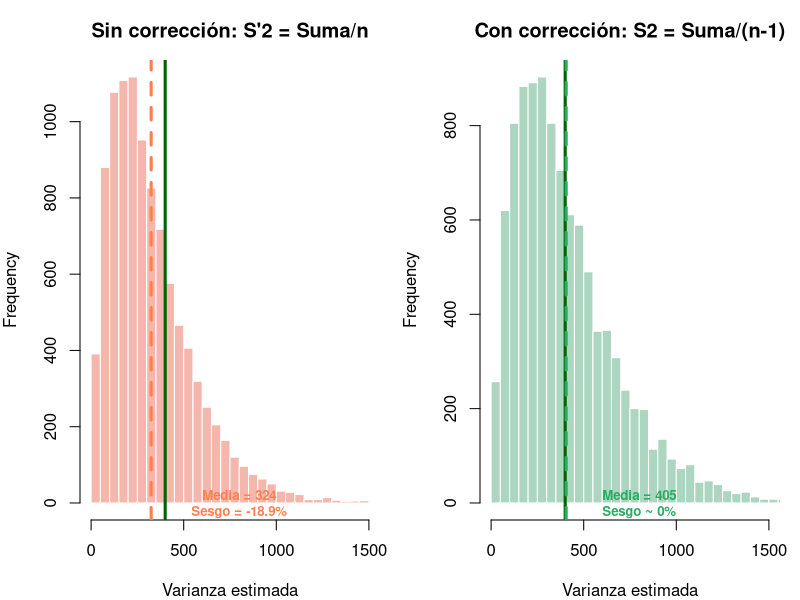
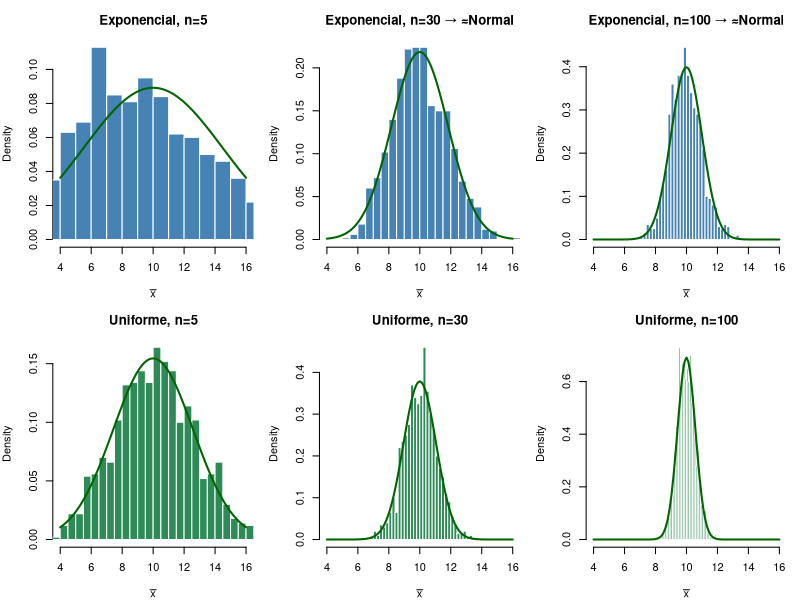
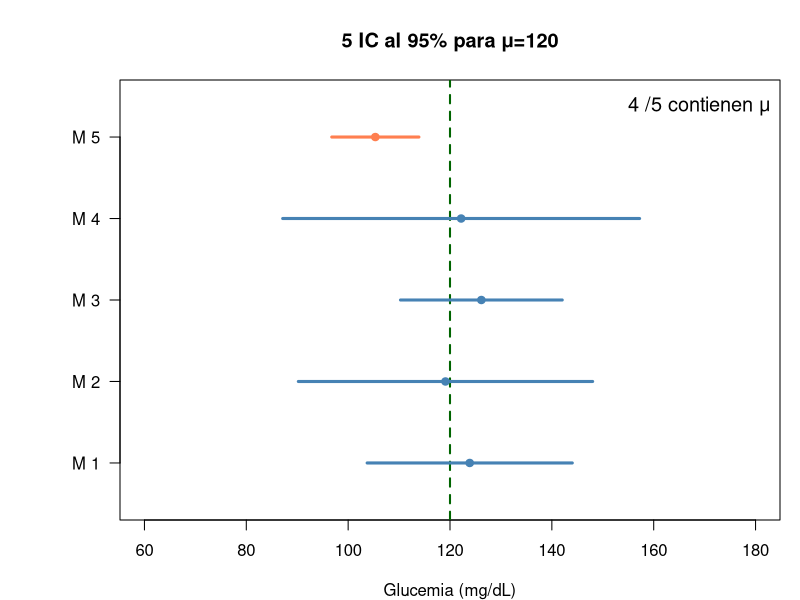
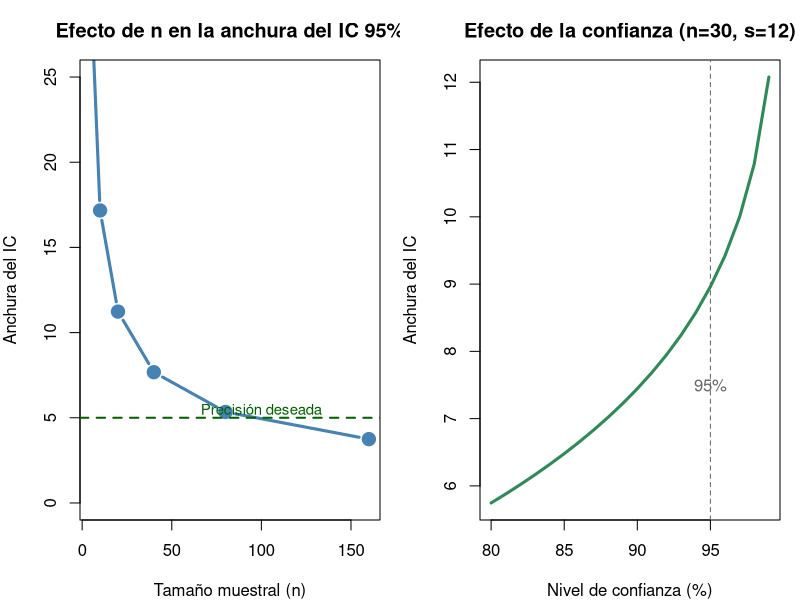
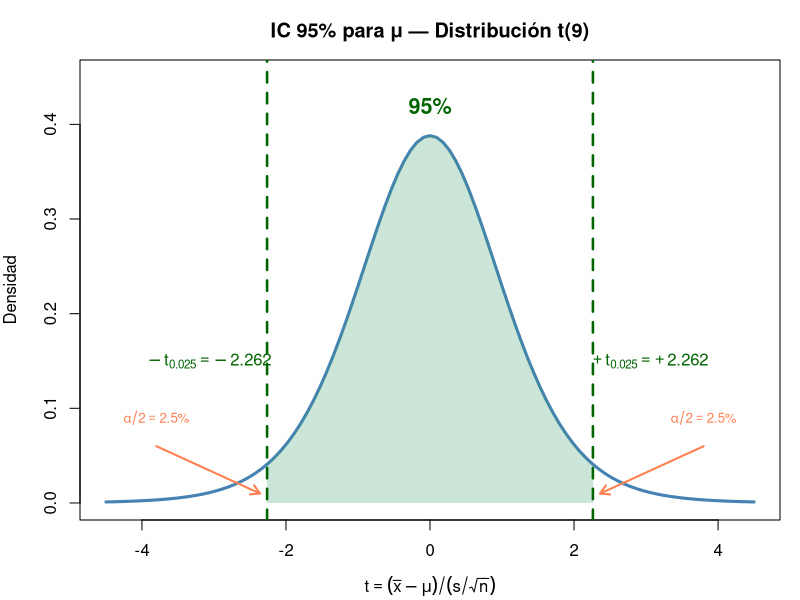
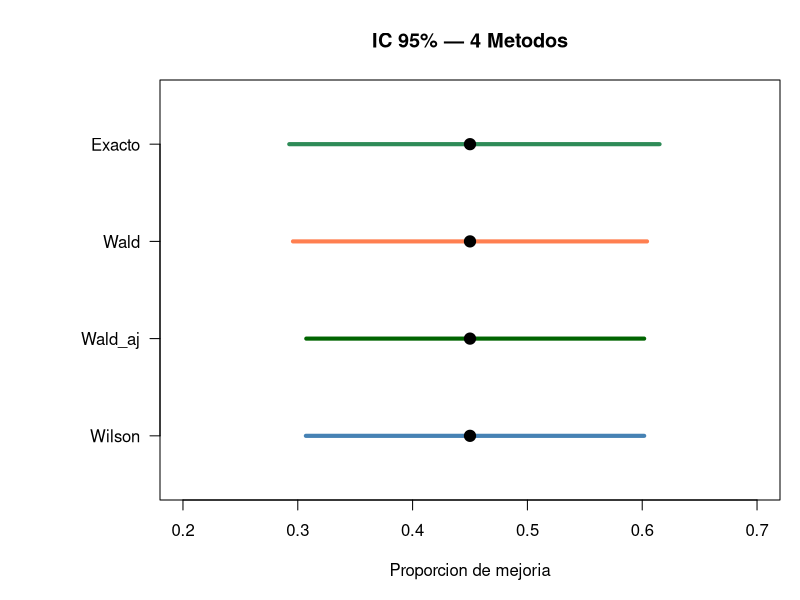
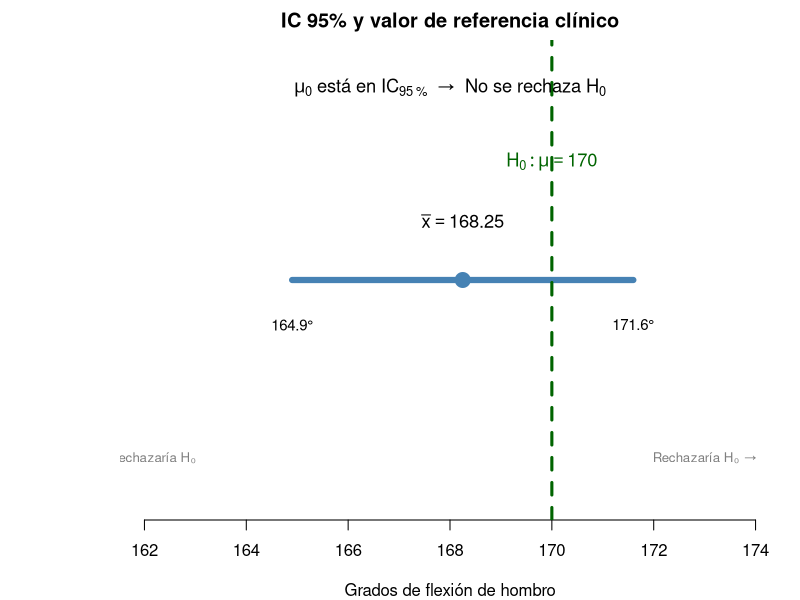
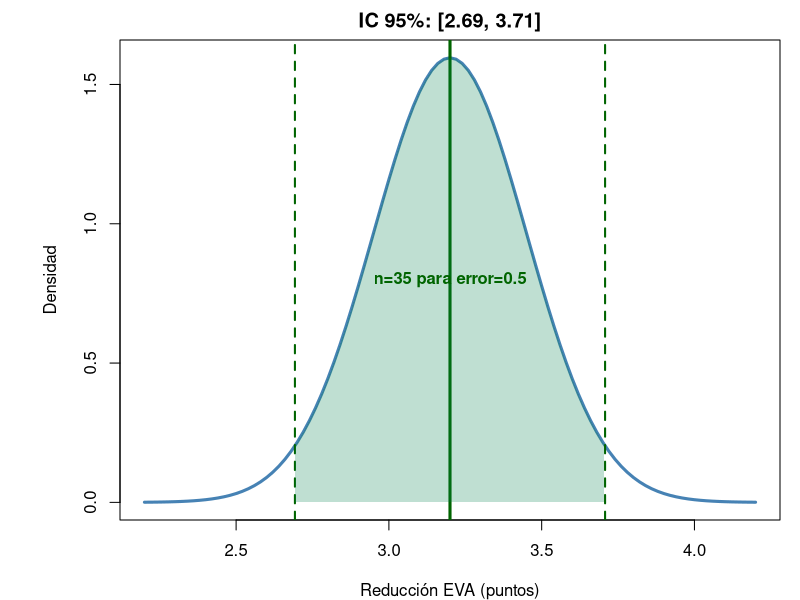

Write R code to recreate these figures, in order.
## ---- chunk 1
#| fig-height: 5
set.seed(42)
n <- 5; sigma2 <- 400; Nsim <- 10000
S2_prime <- replicate(Nsim, {x <- rnorm(n, 150, sqrt(sigma2)); sum((x-mean(x))^2)/n})
S2_correct <- S2_prime * n/(n-1)  # S² = S'² × n/(n-1)

par(mfrow=c(1,2), mar=c(4,4,3,1))
hist(S2_prime, col=rgb(0.9,0.3,0.2,0.4), border="white", breaks=40,
     main="Sin corrección: S'2 = Suma/n",
     xlab="Varianza estimada", xlim=c(0,1500))
abline(v=sigma2, col="darkgreen", lwd=3); abline(v=mean(S2_prime), col="coral", lwd=3, lty=2)
text(800, 0.003, paste0("Media = ",round(mean(S2_prime),0),"\nSesgo = -",round(100*(1-mean(S2_prime)/sigma2),1),"%"),
     col="coral", font=2, cex=0.8)

hist(S2_correct, col=rgb(0.2,0.6,0.4,0.4), border="white", breaks=40,
     main="Con corrección: S2 = Suma/(n-1)",
     xlab="Varianza estimada", xlim=c(0,1500))
abline(v=sigma2, col="darkgreen", lwd=3); abline(v=mean(S2_correct), col="#27ae60", lwd=3, lty=2)
text(800, 0.003, paste0("Media = ",round(mean(S2_correct),0),"\nSesgo ~ 0%"),
     col="#27ae60", font=2, cex=0.8)
par(mfrow=c(1,1))
## ---- chunk 2
#| fig-height: 5.2
par(mfrow=c(2,3), mar=c(4,4,3,1)); set.seed(123)
for(n in c(5, 30, 100)){
  medias <- replicate(1000, mean(rexp(n, rate=1/10)))
  hist(medias, col="steelblue", border="white", breaks=30, freq=FALSE,
       main=paste0("Exponencial, n=", n, if(n>=30){" → ≈Normal"}else{""}),
       xlab=expression(bar(x)), xlim=c(4,16))
  curve(dnorm(x, 10, 10/sqrt(n)), add=T, col="darkgreen", lwd=2)
}
for(n in c(5, 30, 100)){
  medias <- replicate(1000, mean(runif(n, 0, 20)))
  hist(medias, col="seagreen", border="white", breaks=30, freq=FALSE,
       main=paste0("Uniforme, n=", n), xlab=expression(bar(x)), xlim=c(4,16))
  curve(dnorm(x, 10, sqrt((20^2/12)/n)), add=T, col="darkgreen", lwd=2)
}
par(mfrow=c(1,1))
## ---- chunk 3
#| fig-height: 5
set.seed(123); mu<-120; sigma<-20; n<-5; t_crit<-qt(0.975,n-1)
par(mar=c(4,6,4,1)); plot(NA, xlim=c(60,180), ylim=c(0.5,5.5), yaxt="n",
     xlab="Glucemia (mg/dL)", ylab="", main="5 IC al 95% para μ=120")
axis(2, at=1:5, labels=paste("M",1:5), las=2); abline(v=120, col="darkgreen", lwd=2, lty=2)
contiene<-0
for(i in 1:5){m<-rnorm(n,mu,sigma); ic<-mean(m)+c(-1,1)*t_crit*sd(m)/sqrt(n)
  col<-if(ic[1]<=120&ic[2]>=120){contiene<-contiene+1;"steelblue"}else{"coral"}
  lines(ic, c(i,i), col=col, lwd=3); points(mean(m), i, pch=19, col=col)}
legend("topright", paste(contiene,"/5 contienen μ"), bty="n", cex=1.2)
## ---- chunk 4
x<-c(162,176,169,165,171,169,172,168,167,175)
n<-length(x); xbar<-mean(x); s<-sd(x); t_crit<-qt(0.975,n-1)
d<-t_crit*s/sqrt(n)
cat("n =", n, "xbar =", round(xbar,2), "s =", round(s,2),
    "\nt(0.025, 9) =", round(t_crit,3),
    "\nIC 95%: (", round(xbar-d,2), ",", round(xbar+d,2), ") mg/dL",
    "\nPrecisión d =", round(d,2), "mg/dL")
## ---- chunk 5
#| fig-height: 5
par(mfrow=c(1,2), mar=c(4,4,3,1))
# Efecto de n (misma s, misma confianza)
s<-12; conf<-0.95
ns<-c(5,10,20,40,80,160)
widths<-sapply(ns,function(n){2*qt((1+conf)/2,n-1)*s/sqrt(n)})
plot(ns, widths, type="b", pch=19, col="steelblue", lwd=3, cex=1.5,
     main="Efecto de n en la anchura del IC 95%",
     xlab="Tamaño muestral (n)", ylab="Anchura del IC", ylim=c(0,25))
abline(h=5, lty=2, col="darkgreen", lwd=2)
text(100, 5.5, "Precisión deseada", col="darkgreen", cex=0.9)

# Efecto de la confianza (mismo n, misma s)
n<-30; confs<-seq(0.80,0.99,0.01)
widths2<-sapply(confs,function(c){2*qt((1+c)/2,n-1)*s/sqrt(n)})
plot(confs*100, widths2, type="l", lwd=3, col="seagreen",
     main="Efecto de la confianza (n=30, s=12)",
     xlab="Nivel de confianza (%)", ylab="Anchura del IC")
abline(v=95, lty=2, col="grey40")
text(95, 7.5, "95%", col="grey40")
par(mfrow=c(1,1))
## ---- chunk 6
#| fig-height: 5
x <- c(162,176,169,165,171,169,172,168,167,175)
n <- length(x); xbar <- mean(x); s <- sd(x)
t_crit <- qt(0.975, n-1)

curve(dt(x, n-1), -4.5, 4.5, lwd = 3, col = "steelblue",
      main = "IC 95% para μ — Distribución t(9)",
      xlab = expression(t == (bar(x)-mu)/(s/sqrt(n))), ylab = "Densidad",
      ylim = c(0, 0.45))
# Región central 95%
xc <- seq(-t_crit, t_crit, 0.01)
yc <- dt(xc, n-1)
polygon(c(xc, rev(xc)), c(yc, rep(0, length(yc))),
        col = rgb(0.2, 0.6, 0.4, 0.25), border = NA)
# Líneas críticas
abline(v = c(-t_crit, t_crit), col = "darkgreen", lwd = 2.5, lty = 2)
# Anotaciones
text(0, 0.42, "95%", col = "darkgreen", font = 2, cex = 1.3)
text(-t_crit - 0.8, 0.15, expression(-t[0.025] == -2.262), col = "darkgreen")
text(t_crit + 0.8, 0.15, expression(+t[0.025] == +2.262), col = "darkgreen")
arrows(-3.8, 0.06, -t_crit - 0.1, 0.01, col = "coral", lwd = 2, length = 0.1)
arrows(3.8, 0.06, t_crit + 0.1, 0.01, col = "coral", lwd = 2, length = 0.1)
text(-3.8, 0.09, expression(alpha/2 == 2.5*"%"), col = "coral", cex = 0.8)
text(3.8, 0.09, expression(alpha/2 == 2.5*"%"), col = "coral", cex = 0.8)
## ---- chunk 7
s_piloto <- 4.06; d_deseada <- 3; alpha <- 0.05
# Iteración
n0 <- ceiling((qnorm(1-alpha/2) * s_piloto / d_deseada)^2)
n1 <- ceiling((qt(1-alpha/2, n0-1) * s_piloto / d_deseada)^2)
n2 <- ceiling((qt(1-alpha/2, n1-1) * s_piloto / d_deseada)^2)
cat("n0 (z) =", n0, "→ n1 (t,", n0-1, "gl) =", n1, "→ n2 (t,", n1-1, "gl) =", n2)
## ---- chunk 8
x <- c(168,174,162,170,166,172,164,170)
n<-length(x); xbar<-mean(x); s<-sd(x); t_crit<-qt(0.975,n-1)
IC_lo<-xbar-t_crit*s/sqrt(n); IC_hi<-xbar+t_crit*s/sqrt(n)
cat("IC 95%: (", round(IC_lo,1), ",", round(IC_hi,1), ")°",
    "\nPrecision d =", round(t_crit*s/sqrt(n),2), "°")
## ---- chunk 9
x<-18; n<-40; z<-qnorm(0.975)
# Wilson
den<-n+z^2; cent<-(x+z^2/2)/den; marg<-z/den*sqrt(x*(n-x)/n+z^2/4)
cat("IC 95% Wilson: (", round(cent-marg,3), ",", round(cent+marg,3), ")",
    "\n→ Entre", round(100*(cent-marg),1), "% y", round(100*(cent+marg),1), "%",
    "\nPrecisión: ±", round(marg*100,1), "pp")
## ---- chunk 10
cat("IC 90%: z =", round(qnorm(0.95),3),
    "\nIC 95%: z =", round(qnorm(0.975),3),
    "\nIC 99%: z =", round(qnorm(0.995),3))
## ---- chunk 11
n<-ceiling((qnorm(0.975)/0.05)^2 * 0.45 * 0.55)
cat("n necesario =", n, "pacientes")
## ---- chunk 12
# IC exacto de Clopper-Pearson en R
x <- 18; n <- 40
ic_exacto <- binom.test(x, n, conf.level = 0.95)$conf.int
cat("IC 95% exacto (Clopper-Pearson): (", round(ic_exacto[1], 3), ",", round(ic_exacto[2], 3), ")")

# Comparación con Wilson
z <- qnorm(0.975); den <- n + z^2
cent <- (x + z^2/2)/den; marg <- z/den * sqrt(x*(n-x)/n + z^2/4)
cat("\nIC 95% Wilson:                    (", round(cent - marg, 3), ",", round(cent + marg, 3), ")")
cat("\n\nClopper-Pearson es más ancho (conservador) pero garantiza cobertura ≥ 95%.")
## ---- chunk 13
#| fig-height: 4.5
x<-18; n<-40; alpha<-0.05; z<-qnorm(1-alpha/2); p_hat<-x/n
den<-n+z^2; w_cent<-(x+z^2/2)/den; w_marg<-z/den*sqrt(x*(n-x)/n+z^2/4)
wilson<-c(w_cent-w_marg, w_cent+w_marg)
p_tilde<-(x+2)/(n+4); wa_marg<-z*sqrt(p_tilde*(1-p_tilde)/(n+4))
wald_adj<-c(p_tilde-wa_marg, p_tilde+wa_marg)
wald<-c(p_hat-z*sqrt(p_hat*(1-p_hat)/n), p_hat+z*sqrt(p_hat*(1-p_hat)/n))
exacto<-binom.test(x,n,conf.level=0.95)$conf.int
ics<-rbind(Wilson=wilson, Wald_aj=wald_adj, Wald=wald, Exacto=exacto)
par(mar=c(5,8,4,1))
plot(NA, xlim=c(0.2,0.7), ylim=c(0.5,4.5), yaxt="n", ylab="",
     xlab="Proporcion de mejoria", main="IC 95% — 4 Metodos")
axis(2, at=1:4, labels=rownames(ics), las=2)
for(i in 1:4){lines(ics[i,], c(i,i), lwd=4, col=c("steelblue","darkgreen","coral","seagreen")[i])
  points(p_hat, i, pch=19, cex=1.5)}
## ---- chunk 14
xbar<-169.4; s<-4.30; n<-10; SE<-s/sqrt(n); tc<-qt(0.975,9)
for(mu0 in c(170, 175, 165)){
  t_stat<-(xbar-mu0)/SE; en_IC<-mu0>=xbar-tc*SE & mu0<=xbar+tc*SE
  cat("mu0 =", mu0, "| t =", round(t_stat,3), "| Rechaza:", abs(t_stat)>tc, "| En IC:", en_IC, "\n")
}
## ---- chunk 15
#| fig-height: 3.5
par(mar=c(4,6,2,1))
plot(NA, xlim=c(162, 174), ylim=c(0.5, 3.5), yaxt="n", ylab="", bty="n",
     xlab="Grados de flexión de hombro", main="IC 95% y valor de referencia clínico")
ic_lo <- 164.9; ic_hi <- 171.6; xbar <- 168.25; mu0 <- 170
lines(c(ic_lo, ic_hi), c(2,2), lwd=6, col="steelblue")
points(xbar, 2, pch=19, cex=2, col="steelblue")
text(xbar, 2.4, expression(bar(x) == 168.25), cex=1.1)
text(ic_lo, 1.7, "164.9°", cex=0.9); text(ic_hi, 1.7, "171.6°", cex=0.9)
abline(v=mu0, col="darkgreen", lwd=3, lty=2)
text(mu0, 2.8, expression(H[0]: mu == 170), col="darkgreen", cex=1.1)
text(168, 3.3, expression(mu[0] * " está en " * IC[95 ~ "%"] * "  →  No se rechaza " * H[0]), cex=1.1, font=2)
text(162, 0.8, "← Rechazaría H₀", col="grey50", cex=0.8)
text(173, 0.8, "Rechazaría H₀ →", col="grey50", cex=0.8)
## ---- chunk 16
#| fig-height: 5
n <- 36; xbar <- 3.2; s <- 1.5
SE <- s/sqrt(n)
IC <- xbar + c(-1,1) * qt(0.975, n-1) * SE
n_needed <- ceiling((qnorm(0.975)*s/0.5)^2)

curve(dnorm(x, xbar, SE), xbar-4*SE, xbar+4*SE, lwd=3, col="steelblue",
      main=paste0("IC 95%: [", round(IC[1],2), ", ", round(IC[2],2), "]"),
      xlab="Reducción EVA (puntos)", ylab="Densidad")
abline(v=IC, col="darkgreen", lwd=2, lty=2)
abline(v=xbar, col="darkgreen", lwd=3)
xr <- seq(IC[1], IC[2], 0.01)
polygon(c(xr, rev(xr)), c(dnorm(xr, xbar, SE), rep(0,length(xr))),
        col=rgb(0,0.5,0.3,0.25), border=NA)
text(xbar, dnorm(xbar,xbar,SE)/2, paste0("n=", n_needed, " para error=0.5"), col="darkgreen", font=2)

cat("IC 95%: [", round(IC[1],2), ",", round(IC[2],2), "]",
    "\nn necesario:", n_needed)
